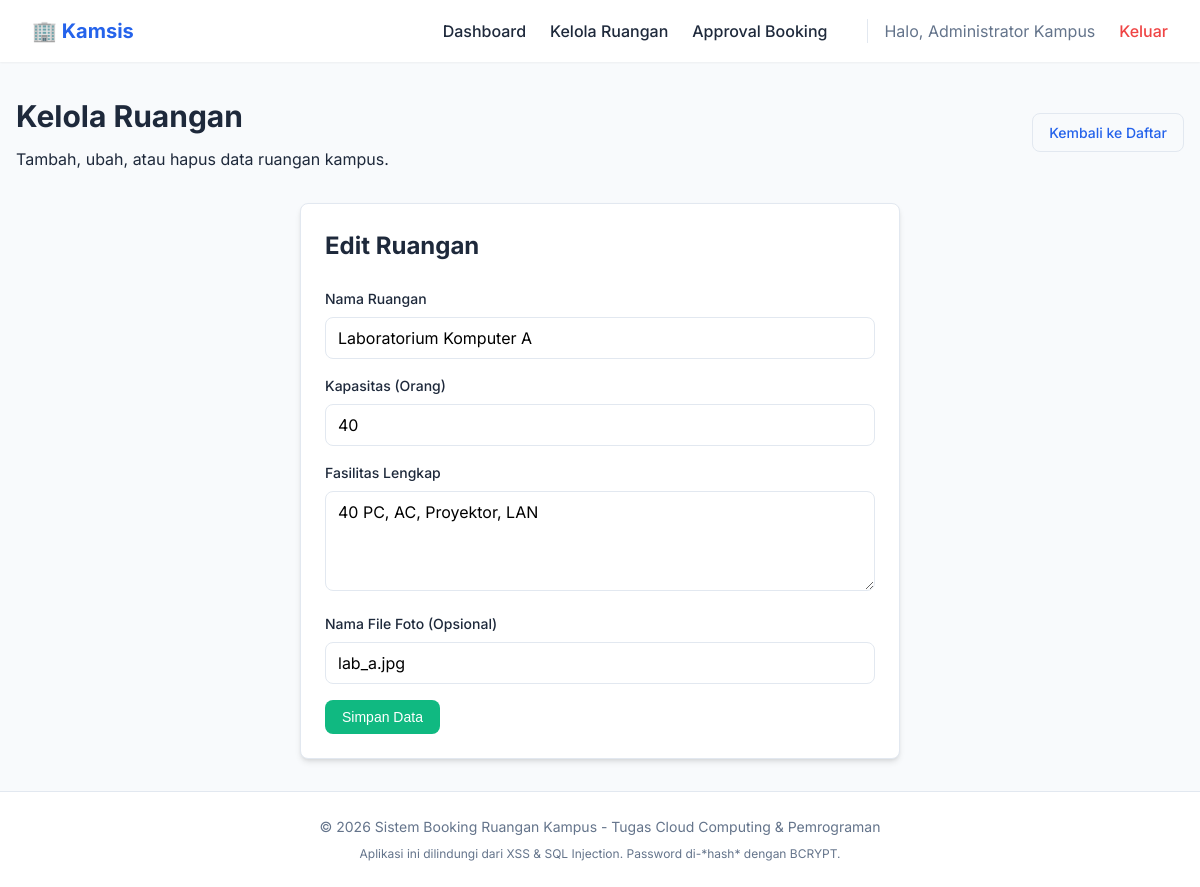
The page /admin/manage_rooms.php?action=edit&id=2 (signed in) on the database its author committed.
### tables this page shows
CREATE TABLE IF NOT EXISTS rooms (
    id INT AUTO_INCREMENT PRIMARY KEY,
    nama_ruangan VARCHAR(100) NOT NULL,
    kapasitas INT NOT NULL,
    fasilitas TEXT NOT NULL,
    foto VARCHAR(255) DEFAULT NULL
);

### config/security.php (called while the page is built, shortened)
<?php
function escape($data) {
    return htmlspecialchars($data, ENT_QUOTES, 'UTF-8');
}
?>

### admin/manage_rooms.php (the view, shortened to what this page needs)
<?php
require_once '../config/database.php';
require_once '../config/security.php';
$action = $_GET['action'] ?? 'list';
require_once '../includes/header.php';
?>
<div style="display: flex; justify-content: space-between; align-items: center; margin-bottom: 2rem;">
    <div>
        <h1 class="page-title">Kelola Ruangan</h1>
        <p class="text-muted">Tambah, ubah, atau hapus data ruangan kampus.</p>
    </div>
    <?php if ($action === 'list'): ?>
        <a href="manage_rooms.php?action=add" class="btn btn-primary">+ Tambah Ruangan</a>
    <?php else: ?>
        <a href="manage_rooms.php" class="btn" style="border: 1px solid var(--border-color);">Kembali ke Daftar</a>
    <?php endif; ?>
</div>
<?php if ($action === 'list'): ?>
    <div class="card">
        <div class="table-responsive">
            <table class="table">
                <thead>
                    <tr>
                        <th>ID</th>
                        <th>Nama Ruangan</th>
                        <th>Kapasitas</th>
                        <th>Fasilitas</th>
                        <th>Aksi</th>
                    </tr>
                </thead>
                <tbody>
                    <?php
                    $rooms = $pdo->query("SELECT * FROM rooms ORDER BY id DESC")->fetchAll();
                    if (count($rooms) > 0):
                        foreach ($rooms as $r):
                    ?>
                        <tr>
                            <td><?= $r['id'] ?></td>
                            <td><?= escape($r['nama_ruangan']) ?></td>
                            <td><?= $r['kapasitas'] ?> Orang</td>
                            <td><?= escape($r['fasilitas']) ?></td>
                            <td>
                                <a href="manage_rooms.php?action=edit&id=<?= $r['id'] ?>" class="btn btn-sm btn-primary">Edit</a>
                                <a href="manage_rooms.php?action=delete&id=<?= $r['id'] ?>" class="btn btn-sm btn-danger" onclick="return confirm('Hapus ruangan ini secara permanen?');">Hapus</a>
                            </td>
                        </tr>
                    <?php
                        endforeach;
                    else: ?>
                        <tr><td colspan="5" style="text-align:center;">Belum ada ruangan yang didaftarkan.</td></tr>
                    <?php endif; ?>
                </tbody>
            </table>
        </div>
    </div>
<?php elseif ($action === 'add' || $action === 'edit'):
    $room = null;
    if ($action === 'edit') {
        $id = $_GET['id'] ?? 0;
        $stmt = $pdo->prepare("SELECT * FROM rooms WHERE id = ?");
        $stmt->execute([$id]);
        $room = $stmt->fetch();
    }
?>
    <div class="card" style="max-width: 600px; margin: 0 auto;">
        <h2><?= $action === 'add' ? 'Tambah Ruangan Baru' : 'Edit Ruangan' ?></h2>
        <form method="POST" action="manage_rooms.php?action=<?= $action ?>" style="margin-top: 1.5rem;">
            <div class="form-group">
                <label class="form-label">Nama Ruangan</label>
                <input type="text" name="nama_ruangan" class="form-control" required value="<?= $room ? escape($room['nama_ruangan']) : '' ?>">
            </div>
            <div class="form-group">
                <label class="form-label">Kapasitas (Orang)</label>
                <input type="number" name="kapasitas" class="form-control" required min="1" value="<?= $room ? escape($room['kapasitas']) : '' ?>">
            </div>
            <div class="form-group">
                <label class="form-label">Fasilitas Lengkap</label>
                <textarea name="fasilitas" class="form-control" required><?= $room ? escape($room['fasilitas']) : '' ?></textarea>
            </div>
            <div class="form-group">
                <label class="form-label">Nama File Foto (Opsional)</label>
                <input type="text" name="foto" class="form-control" placeholder="r1.jpg" value="<?= $room ? escape($room['foto']) : '' ?>">
            </div>
            <button type="submit" class="btn btn-success">Simpan Data</button>
        </form>
    </div>
<?php endif; ?>
<?php require_once '../includes/footer.php'; ?>

### assets/css/style.css (style rules this page uses)
:root { --primary-color: #2563eb; --primary-hover: #1d4ed8; --bg-color: #f8fafc; --card-bg: #ffffff; --text-dark: #1e293b; --text-muted: #64748b; --border-color: #e2e8f0; --danger: #ef4444; --success: #10b981; --warning: #f59e0b; --shadow-sm: 0 1px 2px 0 rgb(0 0 0 / 0.05); --shadow-md: 0 4px 6px -1px rgb(0 0 0 / 0.1), 0 2px 4px -2px rgb(0 0 0 / 0.1); --shadow-lg: 0 10px 15px -3px rgb(0 0 0 / 0.1), 0 4px 6px -4px rgb(0 0 0 / 0.1); --border-radius: 8px; --transition: all 0.3s ease; }
* { margin: 0; padding: 0; box-sizing: border-box; }
body { font-family: 'Inter', sans-serif; background-color: var(--bg-color); color: var(--text-dark); line-height: 1.5; display: flex; flex-direction: column; min-height: 100vh; }
a { text-decoration: none; color: var(--primary-color); transition: var(--transition); }
.page-title { font-size: 1.875rem; font-weight: 700; margin-bottom: 0.5rem; }
.card { background-color: var(--card-bg); border-radius: var(--border-radius); box-shadow: var(--shadow-md); padding: 1.5rem; border: 1px solid var(--border-color); }
.form-group { margin-bottom: 1rem; }
.form-label { display: block; font-size: 0.875rem; font-weight: 500; margin-bottom: 0.5rem; color: var(--text-dark); }
.form-control { width: 100%; padding: 0.625rem 0.75rem; font-size: 1rem; border: 1px solid var(--border-color); border-radius: var(--border-radius); transition: var(--transition); font-family: inherit; }
textarea.form-control { resize: vertical; min-height: 100px; }
.btn { display: inline-flex; align-items: center; justify-content: center; padding: 0.5rem 1rem; font-size: 0.875rem; font-weight: 500; border-radius: var(--border-radius); cursor: pointer; border: 1px solid transparent; transition: var(--transition); text-align: center; }
.btn-success { background-color: var(--success); color: white !important; }

### rows shown on the page
rooms: nama_ruangan "Laboratorium Komputer A", kapasitas "40", fasilitas "40 PC, AC, Proyektor, LAN", foto "lab_a.jpg"

### other values the page prints
$_SESSION['nama_lengkap'] "Administrator Kampus"
